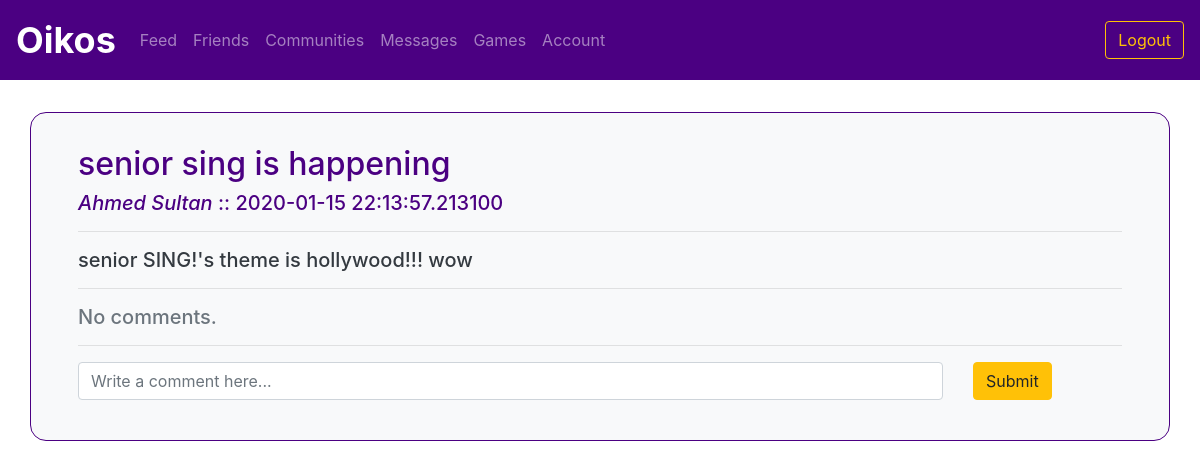
Page /post/3 (signed in) on the earlier database version.
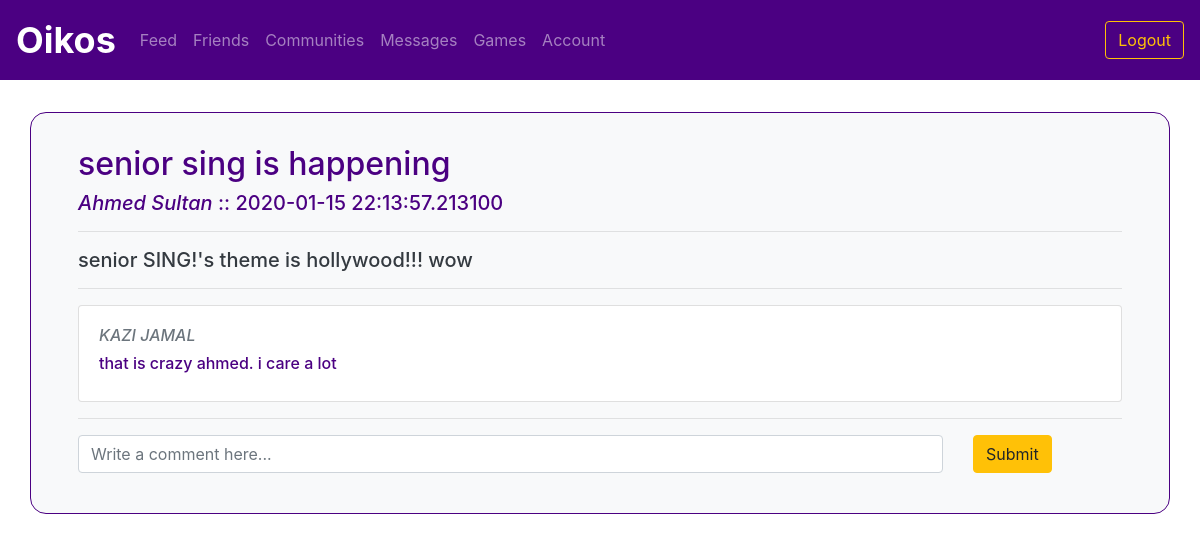
Same page on the later database version.
### utl/models.py (models this page shows)
class User(db.Model):
    userID = db.Column(db.Integer, primary_key=True)
    email = db.Column(db.Text, unique=True, nullable=False)
    password = db.Column(db.Text, nullable=False)
    firstName = db.Column(db.Text, nullable=False)
    lastName = db.Column(db.Text, nullable=False)
    displayName = db.Column(db.Text, nullable=False)
    grade = db.Column(db.Text, nullable=False)

class Comment(db.Model):
    commentID = db.Column(db.Integer, primary_key=True)
    postID = db.Column(db.Integer, nullable=False)
    userID = db.Column(db.Integer, nullable=False)
    content = db.Column(db.Text, nullable=False)
    timestamp = db.Column(db.DateTime, nullable=False, default=datetime.utcnow)

### app.py (the view)
@app.route("/post/<postID>")
@login_required
def viewpost(postID):
    post = postsfunctions.getPost(postID)
    creator = postsfunctions.getCreator(postID)
    comment_data = commentsfunctions.getComments(postID)
    comments = {}
    for comment in comment_data:
        comments[comment] = usersfunctions.getUser(comment.userID)
    return render_template("post.html", post=post, creator=creator, comments=comments)

### app.py (called while the page is built)
def login_required(f):
    @wraps(f)
    def decorated_function(*args, **kwargs):
        if "userID" not in session:
            return redirect(url_for('login'))
        return f(*args, **kwargs)
    return decorated_function

### utl/comments.py (called while the page is built)
def getComments(postID):
    comments = Comment.query.filter_by(postID=postID).order_by(Comment.timestamp.asc()).all()
    return comments

### utl/posts.py (called while the page is built)
def getPost(postID):
    post = Post.query.filter_by(postID=postID).first()
    return post

def getCreator(postID):
    post = Post.query.filter_by(postID=postID).first()
    userID = post.userID
    user = User.query.filter_by(userID=userID).first()
    return user

### utl/users.py (called while the page is built)
def getUser(userID):
    user = User.query.filter_by(userID=userID).first()
    return user

### templates/post.html (shortened to what this page needs)
{% extends "logbase.html" %}
{% block body %}
    <div class="container w-100 bg-light border border-primary" style="padding: 2em; margin-top: 5vh; border-radius: 1em;">
        <div class="col">
            <h2>{{ post.title }}</h2>
            <h5> <i>{{ creator.displayName }}</i> :: {{ post.timestamp }}<h5>
            <hr>
            <p class="text-dark">{{ post.content }}</p>
            <hr>
            {% if not comments %}
            <p class="text-secondary">No comments.</p>
            {% else %}
            {% for comment in comments %}
            <div class="card my-3">
                <div class="card-body">
                    <h6 class="text-secondary"><i>{{ comments[comment].displayName.upper() }}</i> </h6>
                    <h6 class="text">{{ comment.content }}</h6>
                </div>
            </div>
            {% endfor %}
            {% endif %}
            <hr>
            <form action="/writecomment/{{ post.postID }}" method="POST">
                <div class="row">
                    <div class="col-md-10">
                        <input name="content" type="text" class="form-control" id="content" aria-describedby="content" placeholder="Write a comment here...">
                    </div>
                    <div class="col-md-1">
                        <button type="submit" class="btn btn-warning">Submit</button>
                    </div>
                </div>
            </form>
        </div>
    </div>
{% endblock %}

Differences in the rows shown:
added Comment: content "that is crazy ahmed. i care a lot"
now on this page (row unchanged): User: displayName "KAZI JAMAL"
Other differences:
text no longer shown: "No comments."
